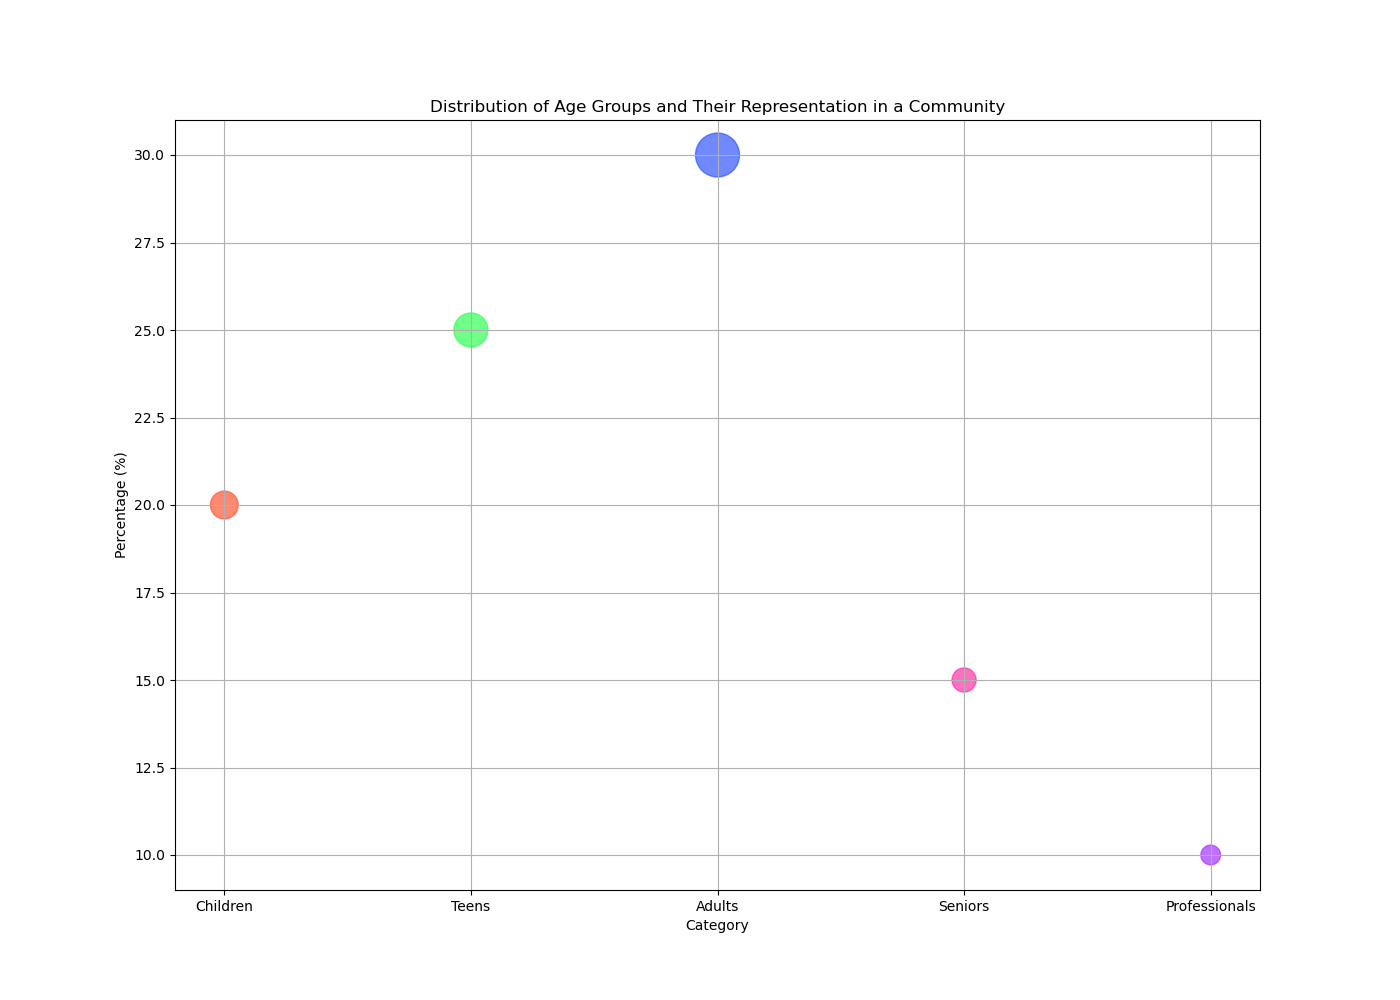

The script that drew this image:

import matplotlib.pyplot as plt

# Data for scatterplot
categories = ["Children", "Teens", "Adults", "Seniors", "Professionals"]
percentage = [20, 25, 30, 15, 10]
number_of_people = [40, 60, 100, 30, 20]

# Size of each point will be proportional to the number of people
sizes = [people * 10 for people in number_of_people]

# Different colors for different categories
colors = ['#FF5733', '#33FF57', '#3357FF', '#FF33A6', '#A633FF']

# Create scatterplot
plt.figure(figsize=(14, 10))  # increase the width and height of the chart
plt.scatter(categories, percentage, s=sizes, c=colors, alpha=0.7)

# Chart details
plt.title('Distribution of Age Groups and Their Representation in a Community')
plt.xlabel('Category')
plt.ylabel('Percentage (%)')
plt.grid(True)

# Show the chart
plt.show()
